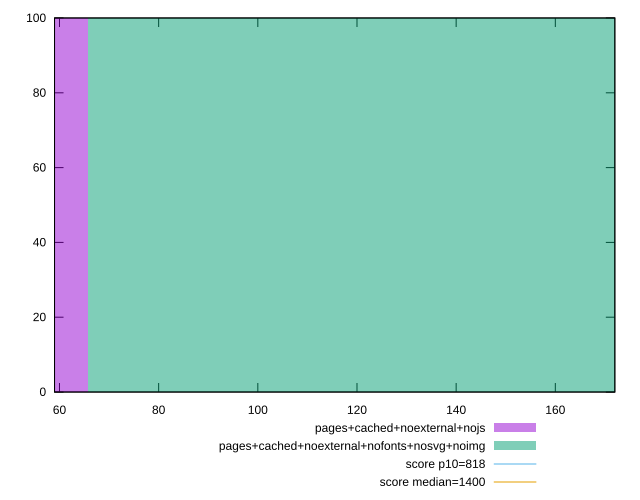

Write gnuplot code to recreate this figure.
reset

$pagesCachedNoexternalNojs <<EOF
0 100
EOF

$pagesCachedNoexternalNofontsNosvgNoimg <<EOF
131.46199612157298 100
EOF

set key outside below
set boxwidth 131.46199612157298
set xrange [59:172]
set yrange [0:100]
set trange [0:100]
set style fill transparent solid 0.5 noborder

set parametric
set terminal svg size 640, 500 enhanced background rgb 'white'
set output "reprap/dom-size/comparison/histogram/10_vs_11.svg"

plot $pagesCachedNoexternalNojs title "pages+cached+noexternal+nojs" with boxes, \
     $pagesCachedNoexternalNofontsNosvgNoimg title "pages+cached+noexternal+nofonts+nosvg+noimg" with boxes, \
     818,t title "score p10=818", \
     1400,t title "score median=1400"

reset
